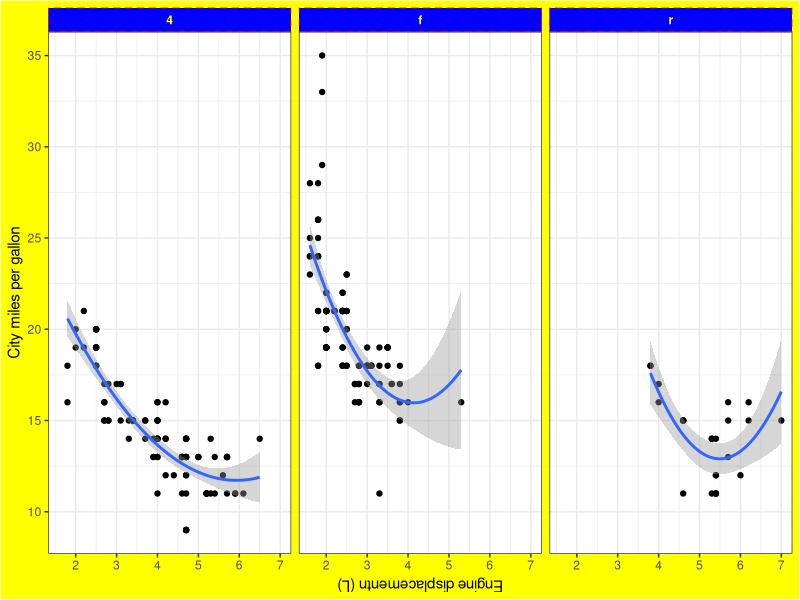

R code for this plot: (Note: this script raises an error after producing the figure.)
library(tidyverse)

mpg %>%  glimpse()

mpg %>% 
  ggplot(aes(y=cty,x=displ)) +
  geom_point() +
  geom_smooth(method="lm",formula=y~poly(x,2)) +
  theme_bw() +
  labs(x="Engine displacementn (L)",
       y="City miles per gallon",
       color="Year") +
# scale_color_viridis_d()
  scale_color_manual(values = c("Orange","Purple")) +
  facet_wrap(~drv) +
  theme(strip.text = element_text(face="bold",color="Yellow"),
        strip.background = element_rect(fill="Blue",color="Red",
                                        linetype=2),
        axis.title.x= element_text(angle=180),
        plot.background= element_rect(fill="Yellow"))

mpg %>% 
  group_by(class) +
  summarize(MedHwy = median(hwy),
            MaxHwy = max(hwy)) %>% 
  arrange(desc(MedHwy))

mpr$class %>% class
factor(mpg$class,levels = c("suv","midsize"))

mpg %>% 
  mutate(ordered_class = factor(class,levels = ordered_by_med$class)) %>% 
  View()

mpg %>% 
  ggplot(aes(x=class,y=hwy)) +
  geom_point() +
  geom_violin(fill="DarkGreen") +
  geom_boxplot(alpha=.5) +
  coord_flip()
